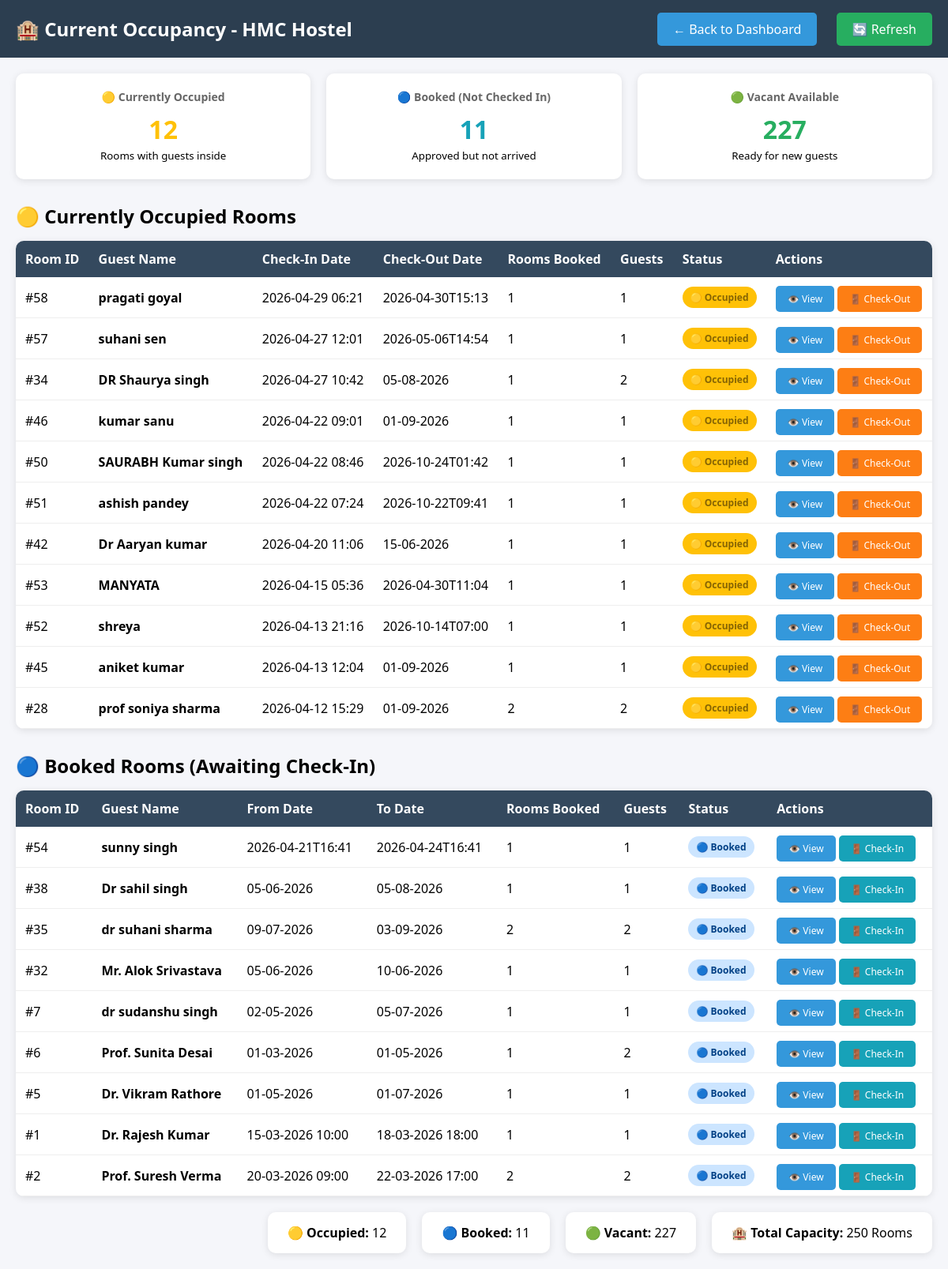
/current-occupancy (signed in), run on the app's committed database.
### tables this page shows
CREATE TABLE applications (
            app_id INTEGER PRIMARY KEY AUTOINCREMENT,
            applicant_name TEXT NOT NULL,
            designation TEXT,
            applicant_type TEXT,
            mobile TEXT,
            email TEXT,
            purpose TEXT,
            referred_by TEXT,
            remarks TEXT,
            guest_details TEXT DEFAULT '[]',
            from_date TEXT,
            to_date TEXT,
            rooms_required INTEGER DEFAULT 1,
            messing_required TEXT DEFAULT 'No',
            billing_person TEXT,
            signature TEXT,
            status TEXT DEFAULT 'Pending',
            submitted_date TIMESTAMP DEFAULT CURRENT_TIMESTAMP,
            approved_by TEXT,
            approved_date TIMESTAMP
        , check_in_date TIMESTAMP, check_out_date TIMESTAMP, room_status TEXT DEFAULT 'Booked', allocated_room TEXT, rejection_reason TEXT);

### app.py (the view)
@app.route('/current-occupancy')
def current_occupancy():
    if not session.get('admin_logged_in'):
        flash('Please login first!', 'error')
        return redirect(url_for('admin_login'))
    occupied_rooms = get_current_occupancy()
    room_stats = get_room_status_count()
    applications = get_all_applications()
    return render_template('current_occupancy.html',
                         occupied_rooms=occupied_rooms,
                         room_stats=room_stats,
                         applications=applications)

### database.py (called while the page is built)
def get_db_connection():
    if USE_POSTGRES:
        conn = psycopg2.connect(os.environ.get('DATABASE_URL'))
        return conn
    else:
        if os.environ.get('RENDER'):
            db_path = '/tmp/hostel_booking.db'
        else:
            db_path = 'hostel_booking.db'
        conn = sqlite3.connect(db_path)
        conn.row_factory = sqlite3.Row
        return conn

def get_current_occupancy():
    conn = get_db_connection()
    if USE_POSTGRES:
        cursor = conn.cursor(cursor_factory=psycopg2.extras.RealDictCursor)
        cursor.execute('''
            SELECT * FROM applications WHERE room_status='Occupied' AND check_out_date IS NULL
            ORDER BY check_in_date DESC
        ''')
        rows = cursor.fetchall()
    else:
        cursor = conn.cursor()
        cursor.execute('''
            SELECT * FROM applications WHERE room_status='Occupied' AND check_out_date IS NULL
            ORDER BY check_in_date DESC
        ''')
        rows = cursor.fetchall()
    conn.close()
    return [dict(row) for row in rows]

### templates/current_occupancy.html (shortened to what this page needs)
<!DOCTYPE html>
<html lang="en">
<head>
</head>
<body>
    <div class="header">
        <h1>🏨 Current Occupancy - HMC Hostel</h1>
        <div>
            <a href="{{ url_for('admin_dashboard') }}" class="back-btn">← Back to Dashboard</a>
            <a href="{{ url_for('current_occupancy') }}" class="refresh-btn" style="background: #27ae60;">🔄 Refresh</a>
        </div>
    </div>
    <div class="container">
        <div class="stats">
            <div class="stat-card occupied-card">
                <h3>🟡 Currently Occupied</h3>
                <div class="number">{{ room_stats.occupied|default(0) }}</div>
                <small>Rooms with guests inside</small>
            </div>
            <div class="stat-card booked-card">
                <h3>🔵 Booked (Not Checked In)</h3>
                <div class="number">{{ room_stats.booked|default(0) }}</div>
                <small>Approved but not arrived</small>
            </div>
            <div class="stat-card vacant-card">
                <h3>🟢 Vacant Available</h3>
                <div class="number">{{ room_stats.vacant|default(0) }}</div>
                <small>Ready for new guests</small>
            </div>
        </div>
        <h2 style="margin-bottom: 15px;">🟡 Currently Occupied Rooms</h2>
        <div class="occupancy-table">
            <table>
                <thead>
                    <tr>
                        <th>Room ID</th>
                        <th>Guest Name</th>
                        <th>Check-In Date</th>
                        <th>Check-Out Date</th>
                        <th>Rooms Booked</th>
                        <th>Guests</th>
                        <th>Status</th>
                        <th>Actions</th>
                    </tr>
                </thead>
                <tbody>
                    {% if occupied_rooms and occupied_rooms|length > 0 %}
                        {% for room in occupied_rooms %}
                        <tr>
                            <td>#{{ room.app_id }}</td>
                            <td><strong>{{ room.applicant_name }}</strong></td>
                            <td>{{ room.check_in_date[:16] if room.check_in_date else 'N/A' }}</td>
                            <td>{{ room.to_date }}</td>
                            <td>{{ room.rooms_required }}</td>
                            <td>
                                {% set guest_count = room.guest_details|default('[]') %}
                                {{ guest_count.count('name') }}
                            </td>
                            <td>
                                <span class="room-status status-occupied">🟡 Occupied</span>
                            </td>
                            <td>
                                <a href="{{ url_for('view_application', app_id=room.app_id) }}" class="btn btn-view">👁️ View</a>
                                <a href="{{ url_for('check_out', app_id=room.app_id) }}" class="btn btn-checkout" onclick="return confirm('Check-out this guest? Room will become VACANT.')">🚪 Check-Out</a>
                            </td>
                        </tr>
                        {% endfor %}
                    {% endif %}
                </tbody>
            </table>
        </div>
        <h2 style="margin: 30px 0 15px;">🔵 Booked Rooms (Awaiting Check-In)</h2>
        <div class="occupancy-table">
            <table>
                <thead>
                    <tr>
                        <th>Room ID</th>
                        <th>Guest Name</th>
                        <th>From Date</th>
                        <th>To Date</th>
                        <th>Rooms Booked</th>
                        <th>Guests</th>
                        <th>Status</th>
                        <th>Actions</th>
                    </tr>
                </thead>
                <tbody>
                    {% for app in applications if app.status == 'Approved' and app.room_status == 'Booked' %}
                        <tr>
                            <td>#{{ app.app_id }}</td>
                            <td><strong>{{ app.applicant_name }}</strong></td>
                            <td>{{ app.from_date }}</td>
                            <td>{{ app.to_date }}</td>
                            <td>{{ app.rooms_required }}</td>
                            <td>{{ app.guest_count }}</td>
                            <td>
                                <span class="room-status status-booked">🔵 Booked</span>
                            </td>
                            <td>
                                <a href="{{ url_for('view_application', app_id=app.app_id) }}" class="btn btn-view">👁️ View</a>
                                <a href="{{ url_for('check_in', app_id=app.app_id) }}" class="btn btn-checkin" onclick="return confirm('Check-in this guest? Room will become OCCUPIED.')">🚪 Check-In</a>
                            </td>
                        </tr>
                    {% endfor %}
                </tbody>
            </table>
        </div>
        <div class="summary-bar">
            <div class="summary-card">
                <strong>🟡 Occupied:</strong> <span>{{ room_stats.occupied|default(0) }}</span>
            </div>
            <div class="summary-card">
                <strong>🔵 Booked:</strong> <span>{{ room_stats.booked|default(0) }}</span>
            </div>
            <div class="summary-card">
                <strong>🟢 Vacant:</strong> <span>{{ room_stats.vacant|default(0) }}</span>
            </div>
            <div class="summary-card">
                <strong>🏨 Total Capacity:</strong> <span>250 Rooms</span>
            </div>
        </div>
    </div>
</body>
</html>

### templates/current_occupancy.html (style rules this page uses)
* { margin: 0; padding: 0; box-sizing: border-box; }
body { font-family: 'Segoe UI', Tahoma, Geneva, Verdana, sans-serif; background: #f5f6fa; }
.header { background: #2c3e50; color: white; padding: 20px; display: flex; justify-content: space-between; align-items: center; flex-wrap: wrap; }
.header h1 { font-size: 24px; }
.back-btn { background: #3498db; color: white; padding: 10px 20px; border-radius: 5px; text-decoration: none; }
.container { padding: 20px; }
.stats { display: grid; grid-template-columns: repeat(auto-fit, minmax(200px, 1fr)); gap: 20px; margin-bottom: 30px; }
.stat-card { background: white; padding: 20px; border-radius: 10px; box-shadow: 0 2px 10px rgba(0,0,0,0.1); text-align: center; }
.stat-card h3 { color: #666; font-size: 14px; margin-bottom: 10px; }
.stat-card .number { font-size: 32px; font-weight: bold; }
.occupied-card .number { color: #ffc107; }
.booked-card .number { color: #17a2b8; }
.vacant-card .number { color: #27ae60; }
.occupancy-table { background: white; border-radius: 10px; overflow-x: auto; box-shadow: 0 2px 10px rgba(0,0,0,0.1); }
table { width: 100%; border-collapse: collapse; min-width: 800px; }
th { background: #34495e; color: white; padding: 12px; text-align: left; }
td { padding: 12px; border-bottom: 1px solid #eee; }
.room-status { padding: 5px 10px; border-radius: 20px; font-size: 12px; font-weight: bold; display: inline-block; }
.status-occupied { background: #ffc107; color: #856404; }
.status-booked { background: #cce5ff; color: #004085; }
.btn { padding: 8px 15px; border-radius: 5px; text-decoration: none; color: white; font-size: 12px; }
.btn-checkin { background: #17a2b8; }
.btn-checkout { background: #fd7e14; }
.btn-view { background: #3498db; }
.summary-bar { margin-top: 20px; display: flex; gap: 20px; justify-content: flex-end; flex-wrap: wrap; }
.summary-card { background: white; padding: 15px 25px; border-radius: 10px; box-shadow: 0 2px 10px rgba(0,0,0,0.1); }
.refresh-btn { background: #27ae60; color: white; padding: 10px 20px; border-radius: 5px; text-decoration: none; margin-left: 20px; }

### data on the page
applications: app_id "58", applicant_name "pragati goyal", check_in_date "2026-04-29 06:21", to_date "2026-04-30T15:13", rooms_required "1", count "1"
applications: app_id "57", applicant_name "suhani sen", check_in_date "2026-04-27 12:01", to_date "2026-05-06T14:54", rooms_required "1", count "1"
applications: app_id "34", applicant_name "DR Shaurya singh", check_in_date "2026-04-27 10:42", to_date "05-08-2026", rooms_required "1", count "2"
applications: app_id "46", applicant_name "kumar sanu", check_in_date "2026-04-22 09:01", to_date "01-09-2026", rooms_required "1", count "1"
applications: app_id "50", applicant_name "SAURABH Kumar singh", check_in_date "2026-04-22 08:46", to_date "2026-10-24T01:42", rooms_required "1", count "1"
applications: app_id "51", applicant_name "ashish pandey", check_in_date "2026-04-22 07:24", to_date "2026-10-22T09:41", rooms_required "1", count "1"
applications: app_id "42", applicant_name "Dr Aaryan kumar", check_in_date "2026-04-20 11:06", to_date "15-06-2026", rooms_required "1", count "1"
applications: app_id "53", applicant_name "MANYATA", check_in_date "2026-04-15 05:36", to_date "2026-04-30T11:04", rooms_required "1", count "1"
applications: app_id "52", applicant_name "shreya", check_in_date "2026-04-13 21:16", to_date "2026-10-14T07:00", rooms_required "1", count "1"
applications: app_id "45", applicant_name "aniket kumar", check_in_date "2026-04-13 12:04", to_date "01-09-2026", rooms_required "1", count "1"
applications: app_id "28", applicant_name "prof soniya sharma", check_in_date "2026-04-12 15:29", to_date "01-09-2026", rooms_required "2", count "2"
applications: app_id "54", applicant_name "sunny singh", from_date "2026-04-21T16:41", to_date "2026-04-24T16:41", rooms_required "1", guest_count "1"
applications: app_id "38", applicant_name "Dr sahil singh", from_date "05-06-2026", to_date "05-08-2026", rooms_required "1", guest_count "1"
applications: app_id "35", applicant_name "dr suhani sharma", from_date "09-07-2026", to_date "03-09-2026", rooms_required "2", guest_count "2"
applications: app_id "32", applicant_name "Mr. Alok Srivastava", from_date "05-06-2026", to_date "10-06-2026", rooms_required "1", guest_count "1"
applications: app_id "7", applicant_name "dr sudanshu singh", from_date "02-05-2026", to_date "05-07-2026", rooms_required "1", guest_count "1"
applications: app_id "6", applicant_name "Prof. Sunita Desai", from_date "01-03-2026", to_date "01-05-2026", rooms_required "1", guest_count "2"
applications: app_id "5", applicant_name "Dr. Vikram Rathore", from_date "01-05-2026", to_date "01-07-2026", rooms_required "1", guest_count "1"
applications: app_id "1", applicant_name "Dr. Rajesh Kumar", from_date "15-03-2026 10:00", to_date "18-03-2026 18:00", rooms_required "1", guest_count "1"
applications: app_id "2", applicant_name "Prof. Suresh Verma", from_date "20-03-2026 09:00", to_date "22-03-2026 17:00", rooms_required "2", guest_count "2"

### other printed values
{{ room_stats.occupied|default(0) }} "12"
{{ room_stats.booked|default(0) }} "11"
{{ room_stats.vacant|default(0) }} "227"
